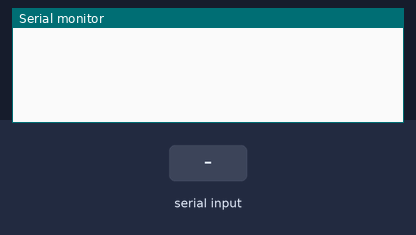
Bench run of a sketch on a simulated Arduino Uno, built with avr-gcc and run on an emulated ATmega328P. Parts: the last lines printed to the serial monitor. The inputs (shaded band) are chosen by the test bench.

Above: at 1.2 s.
1.3 s: "1" received over Serial
At 2.5 s:
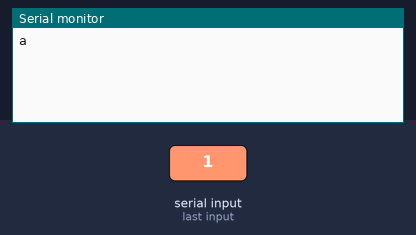
2.8 s: "b" received over Serial
At 3.6 s:
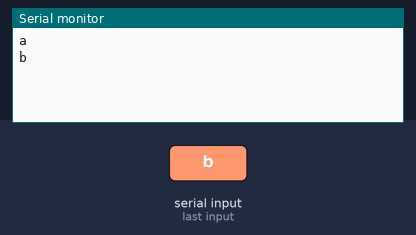
4.3 s: "c" received over Serial
At 4.8 s:
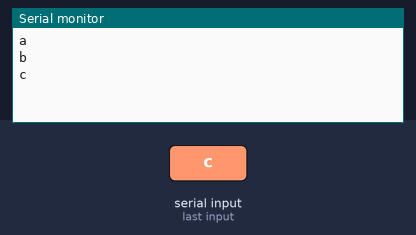
5.8 s: "d" received over Serial
At 7.0 s:
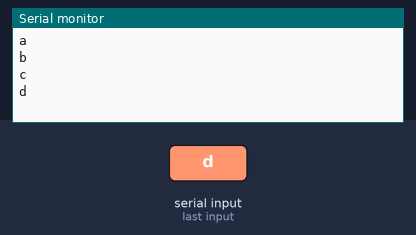
7.3 s: "e" received over Serial
At 8.2 s:
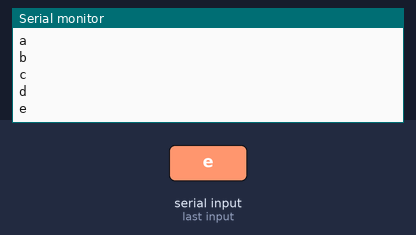

Measured:
- after the input at 1.3 s, the serial monitor: prints a new line at once (image 1)
- after the input at 2.8 s, the serial monitor: prints a new line at once (image 2)
- after the input at 4.3 s, the serial monitor: prints a new line at once (image 3)
- after the input at 5.8 s, the serial monitor: prints a new line at once (image 4)
- after the input at 7.3 s, the serial monitor: prints a new line at once (image 5)

The sketch:

SwitchCase.ino
```cpp
void setup() {
  // initialize serial communication:
  Serial.begin(9600);

}

void loop() {
  // read the value:
  if (Serial.available() > 0) {
    int inByte = Serial.read();
    // do something different depending on the character received.
    // The switch statement expects single number values for each case; in this
    // example, though, you're using single quotes to tell the controller to get
    // the ASCII value for the character. For example 'a' = 97, 'b' = 98,
    // and so forth:

    switch (inByte) {
      case '1':
        Serial.println('a');
        break;
      case 'b':
        Serial.println('b');
        break;
      case 'c':
       Serial.println('c');
        break;
      case 'd':
        Serial.println('d');
        break;
      case 'e':
        Serial.println('e');
        break;
      default:
        Serial.println('f');
        }
    }
  }
```
